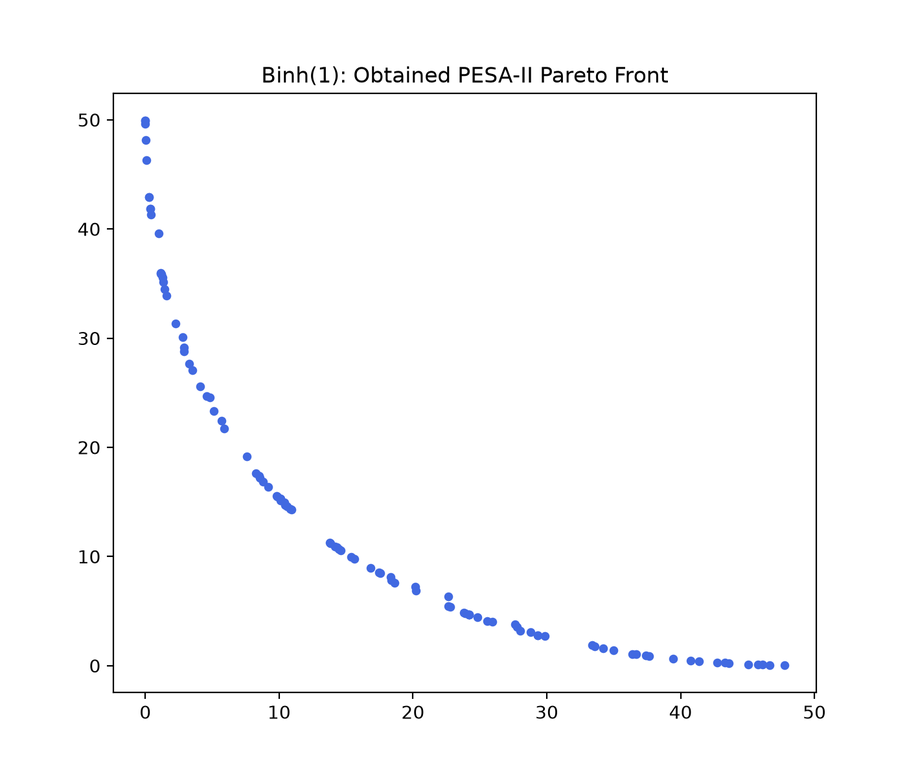
#> input picture FINAL_STANDARD_RESULTS/30_benchmarks/plots/Binh(1)_pareto_front_obtained.png, 907 x 778 px, shrunk from 1400 x 1200 before the run; its folder holds 3 pictures in this run
$ python generate_presentations.py
#> lines starting #> are read from the running program, lines starting #| are printed output that depends on the picture
"""
comparisons/generate_presentation_pdfs.py
Stitches the 'Obtained' and 'True' plot PNGs side-by-side into formatted presentation PDFs.
"""
import os
import glob
from PIL import Image

def create_side_by_side_pdf(plot_dir, output_pdf_name):
#> called with output_pdf_name = 'StandardSuite_SideBySide_Comparison.pdf'
    if not os.path.exists(plot_dir):
        print(f"[!] Directory not found: {plot_dir}")
        return

    print(f"\n--- Scanning {plot_dir} for plot pairs ---")

    # Find all 'obtained' images (works for both pareto_front and pareto_set)
    obtained_files = sorted(glob.glob(os.path.join(plot_dir, "*_obtained.png")))

    if not obtained_files:
        print("[!] No '*_obtained.png' files found in this directory.")
        return

    pdf_pages = []

    for obt_path in obtained_files:
        # Match it with the corresponding 'true' plot
        true_path = obt_path.replace("_obtained.png", "_true.png")

        if os.path.exists(true_path):
            try:
                # Load images
                img_obt = Image.open(obt_path).convert("RGB")
                img_true = Image.open(true_path).convert("RGB")
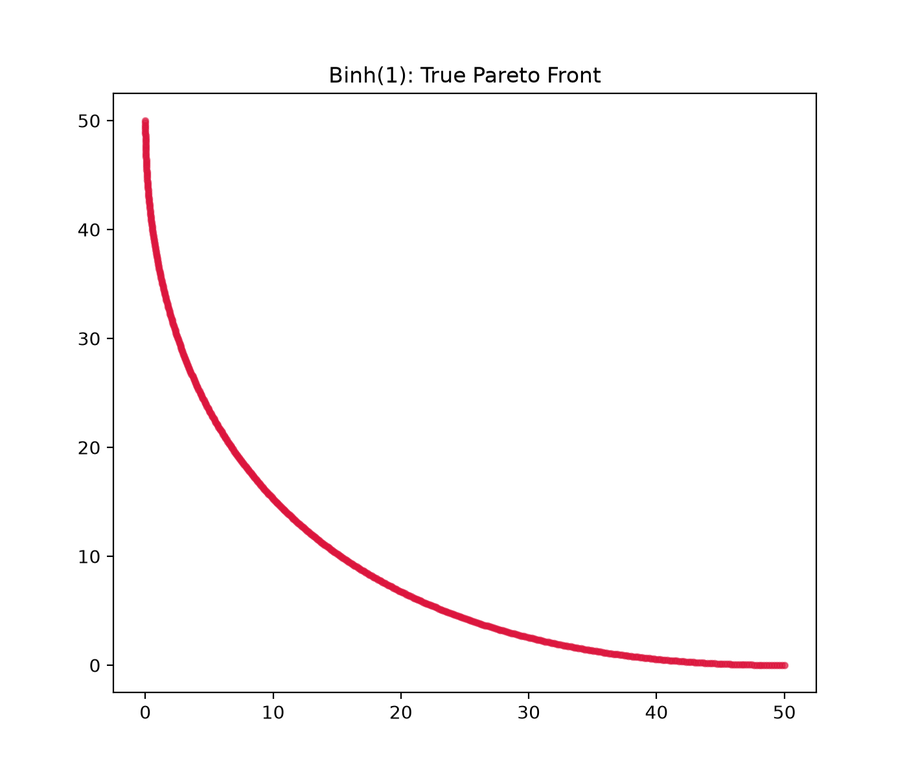
#> input picture FINAL_STANDARD_RESULTS/30_benchmarks/plots/Binh(1)_pareto_front_true.png, 907 x 778 px, shrunk from 1400 x 1200 before the run

                # Calculate dimensions for side-by-side layout
                total_width = img_obt.width + img_true.width
#> total_width = 1814
                max_height = max(img_obt.height, img_true.height)
#> max_height = 778

                # Create a blank white canvas
                combined_page = Image.new('RGB', (total_width, max_height), (255, 255, 255))
#> combined_page: PIL image 1814x778 RGB; every value is 255

                # Paste them side-by-side (Obtained on left, True on right to match your reference)
                combined_page.paste(img_obt, (0, 0))
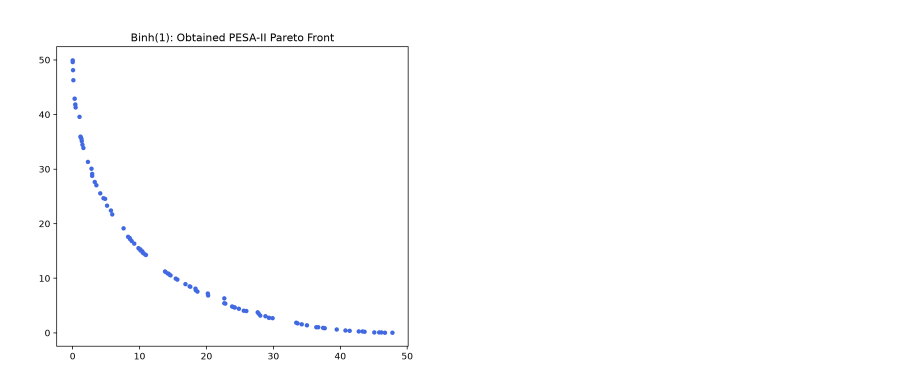
#> combined_page: PIL image 1814x778 RGB (shown at 1/2 size); mean R, G, B 253.2, 253.3, 253.7
                combined_page.paste(img_true, (img_obt.width, 0))
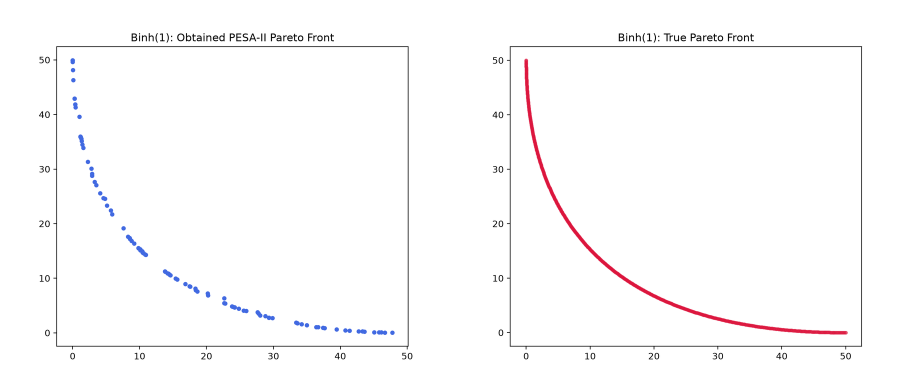
#> combined_page: PIL image 1814x778 RGB (shown at 1/2 size); mean R, G, B 251.9, 251.1, 251.6

                pdf_pages.append(combined_page)

                benchmark_name = os.path.basename(obt_path).replace('_obtained.png', '')
                print(f"Stitched {benchmark_name}...")

            except Exception as e:
                print(f"[!] Error processing {obt_path}: {e}")

    # Save all stitched images into a single multi-page PDF
    if pdf_pages:
        output_path = os.path.join(plot_dir, output_pdf_name)
        # The save_all=True and append_images commands bundle everything into a single file
        pdf_pages[0].save(output_path, save_all=True, append_images=pdf_pages[1:])
        print(f"\n[+] Success! Formatted PDF saved to: {output_path}")

if __name__ == "__main__":
    base_dir = os.path.dirname(os.path.abspath(__file__))

    # 1. Generate the PDF for the 30 Standard Benchmarks
    standard_plots_dir = os.path.join(base_dir, "30_benchmarks", "plots")
    create_side_by_side_pdf(standard_plots_dir, "StandardSuite_SideBySide_Comparison.pdf")

    # 2. Generate the PDF for the CEC2020 MMO Benchmarks
    mmo_plots_dir = os.path.join(base_dir, "mmo2020_benchmarks", "plots")
    create_side_by_side_pdf(mmo_plots_dir, "MMO2020_SideBySide_Comparison.pdf")
